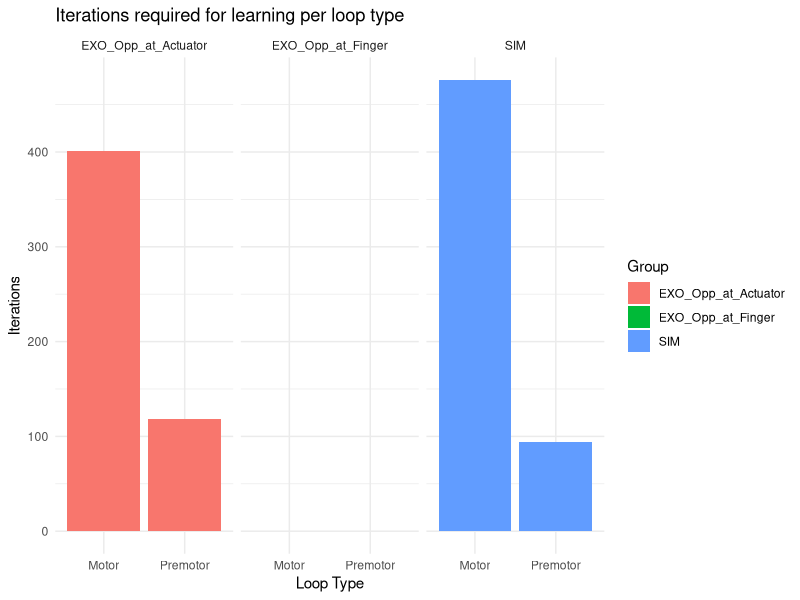
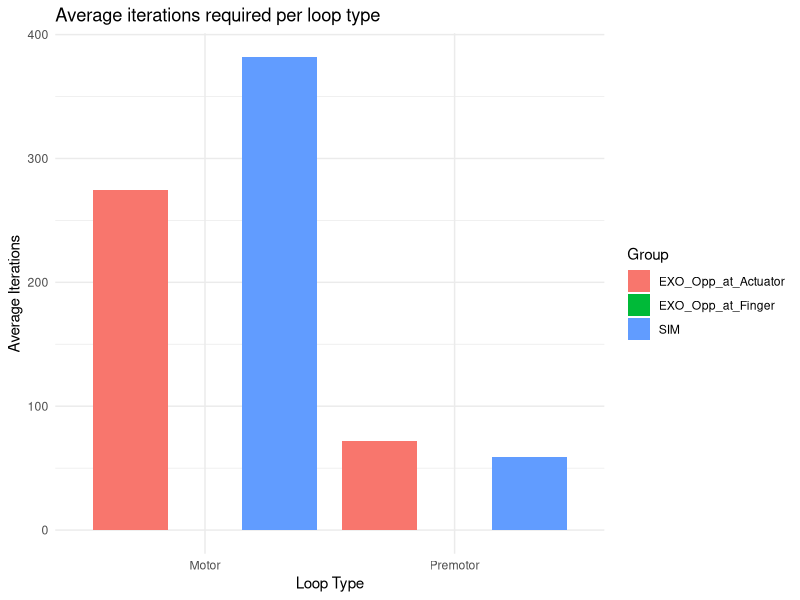

These figures' R source, in order:
# Install packages if not already installed
install.packages("tidyverse")
install.packages("readxl")
install.packages("ggplot2")

# Load packages
library(tidyverse)
library(readxl)
library(ggplot2)

#windows()

data <- read_excel("01_Exp_BG_Training_Iterations.xlsx")

# Inspect the data
glimpse(data)

data <- data %>%
  mutate(Iterations = as.numeric(Iterations))

ggplot(data %>% filter(!is.na(Iterations)), 
        aes(x = Loop, y = Iterations, fill = Group)) +
  geom_bar(stat = "identity", position = position_dodge()) +
  facet_wrap(~Group) +
  labs(title = "Iterations required for learning per loop type",
       x = "Loop Type",
       y = "Iterations") +
  theme_minimal()




summary_data <- data %>%
  group_by(Group, Loop) %>%
  summarize(avg_iterations = mean(Iterations, na.rm = TRUE))

print(ggplot(summary_data, aes(x = Loop, y = avg_iterations, fill = Group)) +
  geom_bar(stat = "identity", position = position_dodge()) +
  labs(title = "Average iterations required per loop type",
       x = "Loop Type",
       y = "Average Iterations") +
  theme_minimal())


